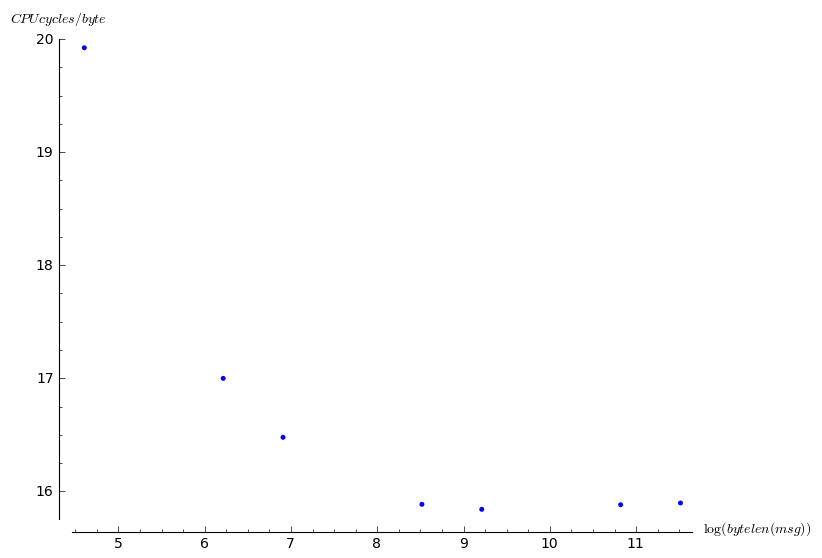

Source code (Python):
# This file was *autogenerated* from the file plot_perf_stats.sage.
from sage.all_cmdline import *   # import sage library
_sage_const_10 = Integer(10); _sage_const_0 = Integer(0); _sage_const_1 = Integer(1)
FNAME = "perf_stats.txt"

if __name__ == "__main__":
    f = open(FNAME,'r')
    lines = f.readlines()
    plist = [(log(int(l.split(':')[_sage_const_0 ],_sage_const_10 )),float(l.split(':')[_sage_const_1 ])) for l in lines]
    plot = list_plot(plist)
    plot.axes_labels(['$\log(bytelen(msg))$','$CPU cycles/byte$'])
    plot.set_legend_options(title="Cycles per bytes needed to hash a msg of x bytes")
    plot.save('plot_perf_stats.eps')
    plot.save('plot_perf_stats.png')
